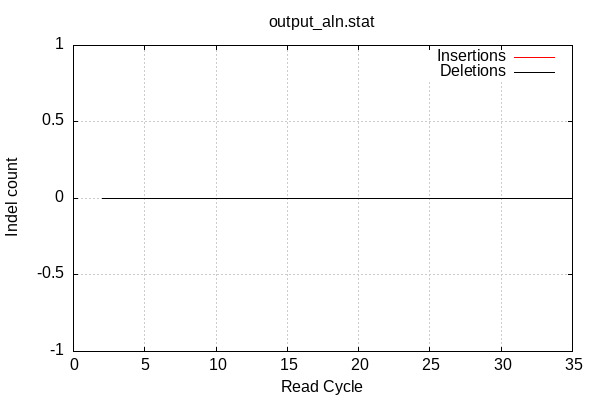

Source code (gnuplot):

        set terminal png size 600,400 truecolor
        set output "plot_stat_output-indel-cycles.png"
        set grid xtics ytics y2tics back lc rgb "#cccccc"
        set style line 1 linetype 1  linecolor rgb "red"
        set style line 2 linetype 2  linecolor rgb "black"
        set style line 3 linetype 3  linecolor rgb "green"
        set style line 4 linetype 4  linecolor rgb "blue"
        set style increment user
        set ylabel "Indel count"
        set xlabel "Read Cycle"
        set title "output_aln.stat" noenhanced
    plot '-' w l ti 'Insertions', '' w l ti 'Deletions'
2	0
3	0
4	0
5	0
6	0
7	0
8	0
9	0
10	0
11	0
12	0
13	0
14	0
15	0
16	0
17	0
18	0
19	0
20	0
21	0
22	0
23	0
24	0
25	0
26	0
27	0
28	0
29	0
30	0
31	0
32	0
33	0
34	0
35	0
end
2	0
3	0
4	0
5	0
6	0
7	0
8	0
9	0
10	0
11	0
12	0
13	0
14	0
15	0
16	0
17	0
18	0
19	0
20	0
21	0
22	0
23	0
24	0
25	0
26	0
27	0
28	0
29	0
30	0
31	0
32	0
33	0
34	0
35	0
end
